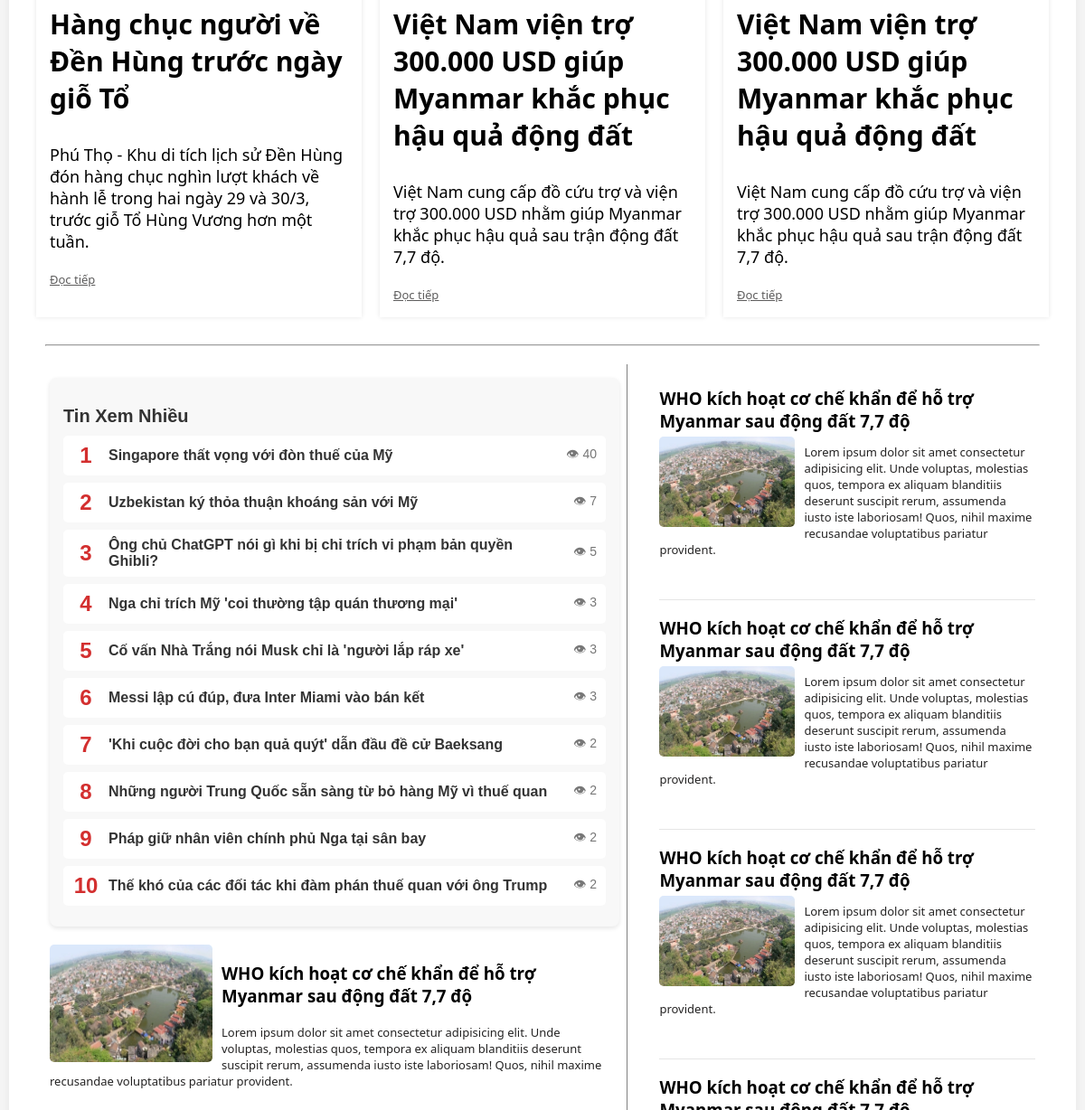
The page /news/page/CatalogueDetails.php (middle part) on the database as committed earlier.
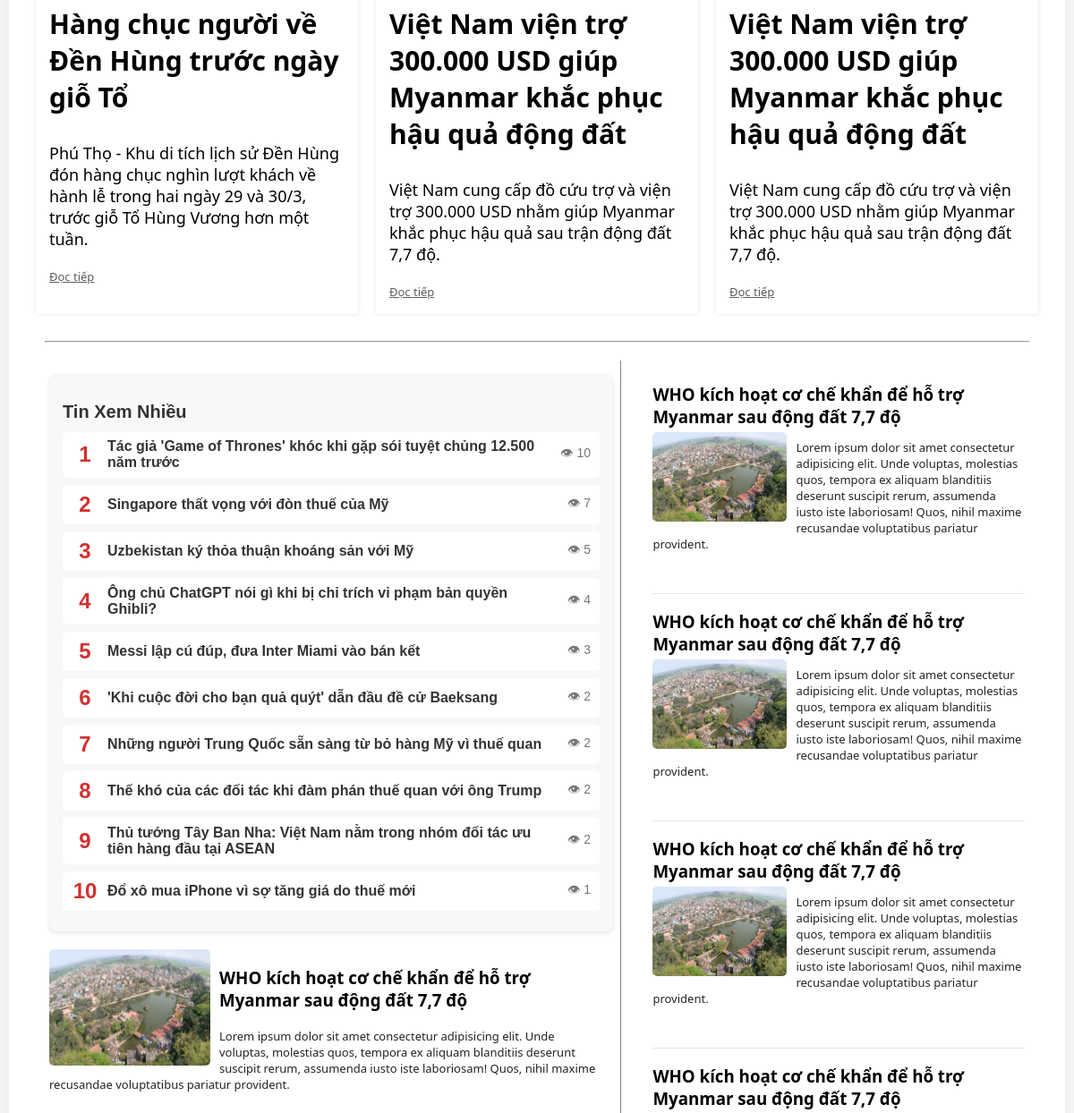
The same page on the database as committed later.
### tables this page shows
CREATE TABLE `news` (
  `id` int(11) NOT NULL,
  `title` varchar(255) NOT NULL,
  `description` text DEFAULT 'Mô tả',
  `content` text DEFAULT 'Nội dung',
  `image` varchar(255) DEFAULT 'img',
  `author` varchar(100) DEFAULT 'tác giả',
  `created_at` timestamp NOT NULL DEFAULT current_timestamp(),
  `category` varchar(255) NOT NULL,
  `is_featured` tinyint(1) NOT NULL DEFAULT 0,
  `views` int(11) NOT NULL DEFAULT 0
);

### news/includes/mostViewed.php (the view)
<?php
include_once __DIR__ . '/../functions/database.php';
$sql = "SELECT id, title, views FROM news ORDER BY views DESC LIMIT 10";
$result = $conn->query($sql);
echo '<h2>Tin Xem Nhiều</h2>';
$rank = 1;
while ($row = $result->fetch_assoc()) {
    $title = htmlspecialchars($row['title']);
    $id = $row['id'];
    $views = $row['views'];
    echo <<<HTML
    <div class="most-viewed-item">
        <span>{$rank}</span>
        <a href="article.php?id={$id}">{$title}</a>
        <span style="margin-left: 10px" class="comment-count">👁 {$views}</span>
    </div>
    HTML;
    $rank++;
}
?>

### news/page/CatalogueDetails.php (shortened to what this page needs)
<main>
    <div class="news-section">
        <section class="featured4">
            <article>
                <h3><b><a href="#">Hàng chục người về Đền Hùng trước ngày giỗ Tổ</a></b></h3>
                <p>Phú Thọ - Khu di tích lịch sử Đền Hùng đón hàng chục nghìn lượt khách về hành lễ trong hai ngày 29 và 30/3, trước giỗ Tổ Hùng Vương hơn một tuần.</p>
                <article data-id="5">
                    <a class="doctiep" href="#">Đọc tiếp</a>
                </article>
            </article>
        </section>
        <section class="featured5">
            <article>
                <h3><b><a href="#">Việt Nam viện trợ 300.000 USD giúp Myanmar khắc phục hậu quả động đất</a></b></h3>
                <p>Việt Nam cung cấp đồ cứu trợ và viện trợ 300.000 USD nhằm giúp Myanmar khắc phục hậu quả sau trận động đất 7,7 độ.</p>
                <article data-id="5">
                    <a class="doctiep" href="#">Đọc tiếp</a>
                </article>
            </article>
        </section>
        <section class="featured6">
            <article>
                <h3><b><a href="#">Việt Nam viện trợ 300.000 USD giúp Myanmar khắc phục hậu quả động đất</a></b></h3>
                <p>Việt Nam cung cấp đồ cứu trợ và viện trợ 300.000 USD nhằm giúp Myanmar khắc phục hậu quả sau trận động đất 7,7 độ.</p>
                <article data-id="5">
                    <a class="doctiep" href="#">Đọc tiếp</a>
                </article>
            </article>
        </section>
    </div>
    <hr class="lastestnews-hr">
    <div class="news-section2">
        <section class="category-news" style="border-left: none; border-right: solid 0.5px gray;">
            <div class="most-viewed-container">
                <div id="most-viewed-news">
                    <?php include '../includes/mostViewed.php'; ?>
                </div>
            </div>
            <?php for ($i=0; $i<5; $i++) { ?>
                <article>
                    <img src="../assets/img/latest-news/h1.webp" alt="Hình ảnh nổi bật">
                    <h3><a href="#">WHO kích hoạt cơ chế khẩn để hỗ trợ Myanmar sau động đất 7,7 độ</a></h3>
                    <p>Lorem ipsum dolor sit amet consectetur adipisicing elit. Unde voluptas, molestias quos, tempora ex aliquam blanditiis deserunt suscipit rerum, assumenda iusto iste laboriosam! Quos, nihil maxime recusandae voluptatibus pariatur provident.</p>
                    <article data-id="5"></article>
                </article>
            <?php } ?>
        </section>
        <section class="latest-news">
            <?php for ($i=0; $i<7; $i++) { ?>
                <article>
                    <h3><a href="#">WHO kích hoạt cơ chế khẩn để hỗ trợ Myanmar sau động đất 7,7 độ</a></h3>
                    <img src="../assets/img/latest-news/h1.webp" alt="Hình ảnh nổi bật">
                    <p>Lorem ipsum dolor sit amet consectetur adipisicing elit. Unde voluptas, molestias quos, tempora ex aliquam blanditiis deserunt suscipit rerum, assumenda iusto iste laboriosam! Quos, nihil maxime recusandae voluptatibus pariatur provident.</p>
                    <article data-id="5"></article>
                </article>
                <hr class="lastestnews1-hr">
            <?php } ?>
        </section>
    </div>
</main>
<?php
include '../includes/master.php';
?>

Rows that differ between the two databases and show on the page:
no longer on this page (row edited): news: title "Nga chỉ trích Mỹ 'coi thường tập quán thương mại'", views "3"
no longer on this page (row edited): news: title "Cố vấn Nhà Trắng nói Musk chỉ là 'người lắp ráp xe'", views "3"
no longer on this page (row edited): news: title "Pháp giữ nhân viên chính phủ Nga tại sân bay", views "2"
added news: title "Tác giả 'Game of Thrones' khóc khi gặp sói tuyệt chủng 12.500 năm trước", views "10"
changed news "Singapore thất vọng với đòn thuế của Mỹ": views "40" → "7"
changed news "Uzbekistan ký thỏa thuận khoáng sản với Mỹ": views "7" → "5"
changed news "Ông chủ ChatGPT nói gì khi bị chỉ trích vi phạm bản quyền Ghibli?": views "5" → "4"
now on this page (row unchanged): news: title "Thủ tướng Tây Ban Nha: Việt Nam nằm trong nhóm đối tác ưu tiên hàng đầu tại ASEAN", views "2"
now on this page (row unchanged): news: title "Đổ xô mua iPhone vì sợ tăng giá do thuế mới", views "1"
Other text that changed with them:
new list line: "WHO kích hoạt cơ chế khẩn để hỗ trợ Myanmar sau động đất 7,7 độ"
